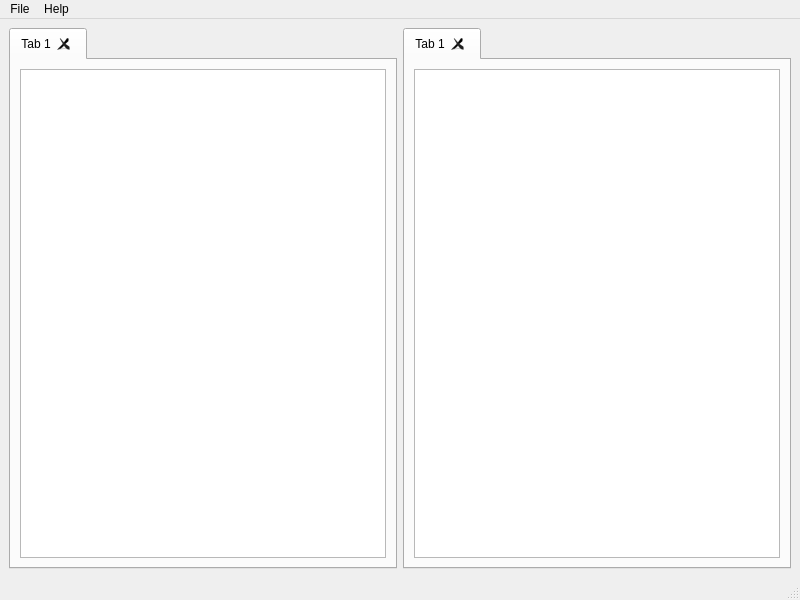
<?xml version="1.0" encoding="UTF-8"?>
<ui version="4.0">
 <class>MainWindow</class>
 <widget class="QMainWindow" name="MainWindow">
  <property name="geometry">
   <rect>
    <x>0</x>
    <y>0</y>
    <width>800</width>
    <height>600</height>
   </rect>
  </property>
  <property name="windowTitle">
   <string>MainWindow</string>
  </property>
  <widget class="QWidget" name="centralwidget">
   <layout class="QHBoxLayout" name="horizontalLayout">
    <item>
     <widget class="QTabWidget" name="tabWidget">
      <property name="currentIndex">
       <number>0</number>
      </property>
      <property name="tabsClosable">
       <bool>true</bool>
      </property>
      <property name="movable">
       <bool>true</bool>
      </property>
      <widget class="QWidget" name="tab_7">
       <attribute name="title">
        <string>Tab 1</string>
       </attribute>
       <layout class="QGridLayout" name="gridLayout">
        <item row="0" column="0">
         <widget class="QTableView" name="tableView"/>
        </item>
       </layout>
      </widget>
     </widget>
    </item>
    <item>
     <widget class="QTabWidget" name="tabWidget_2">
      <property name="currentIndex">
       <number>0</number>
      </property>
      <property name="tabsClosable">
       <bool>true</bool>
      </property>
      <property name="movable">
       <bool>true</bool>
      </property>
      <widget class="QWidget" name="tab_9">
       <attribute name="title">
        <string>Tab 1</string>
       </attribute>
       <layout class="QGridLayout" name="gridLayout_2">
        <item row="0" column="0">
         <widget class="QTableView" name="tableView_2"/>
        </item>
       </layout>
      </widget>
     </widget>
    </item>
   </layout>
  </widget>
  <widget class="QMenuBar" name="menubar">
   <property name="geometry">
    <rect>
     <x>0</x>
     <y>0</y>
     <width>800</width>
     <height>21</height>
    </rect>
   </property>
   <widget class="QMenu" name="menuFile">
    <property name="title">
     <string>File</string>
    </property>
    <addaction name="action_eXit"/>
   </widget>
   <widget class="QMenu" name="menuHelp">
    <property name="title">
     <string>Help</string>
    </property>
   </widget>
   <addaction name="menuFile"/>
   <addaction name="menuHelp"/>
  </widget>
  <widget class="QStatusBar" name="statusbar"/>
  <action name="action_eXit">
   <property name="text">
    <string>eXit</string>
   </property>
   <property name="shortcut">
    <string>Ctrl+Q</string>
   </property>
  </action>
 </widget>
 <resources/>
 <connections/>
</ui>
